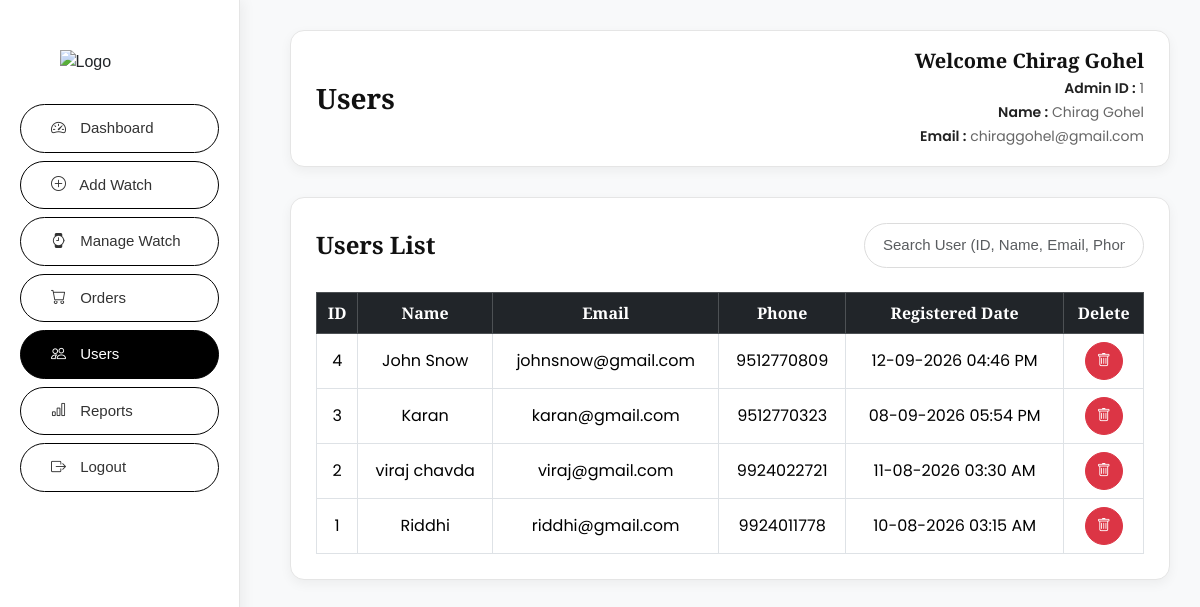
Page /admin/users.php (signed in) on the committed database.
### tables this page shows
CREATE TABLE `users` (
  `id` int NOT NULL,
  `name` varchar(100) NOT NULL,
  `email` varchar(150) NOT NULL,
  `phone` varchar(10) NOT NULL,
  `password` varchar(255) NOT NULL,
  `created_at` timestamp NULL DEFAULT CURRENT_TIMESTAMP
);

### admin/users.php (the view, shortened to what this page needs)
<?php
    include("../assets/includes/db.php");
    $search = isset($_GET['search']) ? trim($_GET['search']) : '';
    $sql = "SELECT * FROM users WHERE 1=1";
    $sql .= " ORDER BY id DESC";
    $select_users = mysqli_query($conn, $sql);
        ?>
<!DOCTYPE html>
<html lang="en">
<head>
    <link href="https://cdn.jsdelivr.net/npm/bootstrap@5.3.3/dist/css/bootstrap.min.css" rel="stylesheet">
    <link href="https://cdn.jsdelivr.net/npm/bootstrap-icons@1.11.3/font/bootstrap-icons.css" rel="stylesheet">
    <link rel="stylesheet" href="https://cdnjs.cloudflare.com/ajax/libs/font-awesome/6.5.0/css/all.min.css">
</head>
<body>
    <div class="sidebar">
        <img src="../assets/Images/Logo.png" alt="Logo"/>
        <a href="dashboard.php">
            <i class="bi bi-speedometer2"></i> Dashboard
        </a>
        <a href="add-watch.php"> <i class="bi bi-plus-circle"></i> Add Watch </a>
        <a href="manage-watch.php"> <i class="bi bi-watch"></i> Manage Watch </a>
        <a href="orders.php"> <i class="bi bi-cart"></i> Orders </a>
        <a href="users.php" class="active"> <i class="bi bi-people"></i> Users </a>
        <a href="reports.php"> <i class="bi bi-bar-chart"></i> Reports </a>
        <a href="../logout.php"> <i class="bi bi-box-arrow-right"></i> Logout </a>
    </div>
    <div class="main-content">
        <div class="top-navbar d-flex justify-content-between align-items-center">
            <h3>Users</h3>
            <div class="admin-info text-end">
                <h5 class="mb-1">Welcome <?php echo isset($_SESSION['name']) ? $_SESSION['name'] : ''; ?></h5>
                <p class="mb-0">
                    <strong>Admin ID :</strong>
                    <?php echo isset($_SESSION['admin_id']) ? $_SESSION['admin_id'] : ''; ?>
                </p>
                <p class="mb-0">
                    <strong>Name :</strong>
                    <?php echo isset($_SESSION['name']) ? $_SESSION['name'] : ''; ?>
                </p>
                <p class="mb-0">
                    <strong>Email :</strong>
                    <?php echo isset($_SESSION['email']) ? $_SESSION['email'] : ''; ?>
                </p>
            </div>
        </div>
        <div class="table-box">
            <div class="d-flex justify-content-between align-items-center mb-4">
                <h4 class="mb-0">Users List</h4>
                <div class="search-box">
                    <input type="text"
                           id="userSearchInput"
                           class="form-control"
                           placeholder="Search User (ID, Name, Email, Phone)"
                           value="<?php echo htmlspecialchars($search); ?>"
                           autocomplete="off">
                </div>
            </div>
            <div class="table-responsive">
                <table class="table table-bordered table-hover align-middle text-center">
                    <thead class="table-dark">
                        <tr>
                            <th>ID</th>
                            <th>Name</th>
                            <th>Email</th>
                            <th>Phone</th>
                            <th>Registered Date</th>
                            <th>Delete</th>
                        </tr>
                    </thead>
                    <tbody id="usersTableBody">
                        <?php
                        if($select_users && mysqli_num_rows($select_users) > 0) {
                            while($row = mysqli_fetch_assoc($select_users)) {
                                $formatted_date = date('d-m-Y h:i A', strtotime($row['created_at']));
                        ?>
                        <tr>
                            <td><?php echo $row['id']; ?></td>
                            <td><?php echo htmlspecialchars($row['name']); ?></td>
                            <td><?php echo htmlspecialchars($row['email']); ?></td>
                            <td><?php echo htmlspecialchars($row['phone']); ?></td>
                            <td><?php echo $formatted_date; ?></td>
                            <td align="center">
                                <a href="users.php?delete_id=<?php echo $row['id']; ?>"
                                   class="btn btn-danger btn-sm"
                                   onclick="return confirm('Are you sure you want to delete this user?');">
                                    <i class="bi bi-trash"></i>
                                </a>
                            </td>
                        </tr>
                        <?php
                            }
                        } else {
                        ?>
                        <tr>
                            <td colspan="6" class="text-center">No Users Found</td>
                        </tr>
                        <?php } ?>
                    </tbody>
                </table>
            </div>
        </div>
    </div>
</body>
</html>

### admin/users.php (style rules this page uses)
html { overflow-y: scroll; }
body { background: #f8f9fa; font-family: Arial, sans-serif; }
.sidebar { position: fixed; top: 0; left: 0; width: 240px; height: 100vh; background: #fff; border-right: 1px solid #e5e5e5; padding: 20px; box-shadow: 4px 0 12px rgba(0,0,0,.05); }
.sidebar img { width: 120px; display: block; margin: 30px auto 30px; }
.sidebar a { display: block; color: #333; text-decoration: none; padding: 12px 30px; border: 1px solid #000; border-radius: 30px; margin-bottom: 8px; font-size: 15px; }
.sidebar a i { margin-right: 10px; }
.sidebar a:hover, .sidebar a.active { background: #000; color: #fff; }
.main-content { margin-left: 260px; padding: 30px; }
.top-navbar { background: #fff; padding: 18px 25px; border-radius: 14px; border: 1px solid #e5e5e5; box-shadow: 0 4px 12px rgba(0,0,0,.05); margin-bottom: 30px; }
.top-navbar h3 { margin: 0; color: #111; font-family: "Cinzel", serif; font-weight: 700; }
.admin-info { text-align: right; }
.admin-info h5 { margin: 0 0 8px; color: #111; font-family: "Cinzel", serif; font-size: 20px; font-weight: 600; }
.admin-info p { margin: 0; font-size: 14px; color: #666; line-height: 1.7; font-family: "Poppins", sans-serif; }
.admin-info p strong { color: #222; font-weight: 600; }
.table-box { background: #fff; padding: 25px; border: 1px solid #e5e5e5; border-radius: 14px; box-shadow: 0 4px 12px rgba(0,0,0,.05); }
.table-box h4 { font-family: "Cinzel", serif; font-weight: 700; color: #111; }
.search-box { width: 280px; }
.search-box input { border: 1px solid #dcdcdc; border-radius: 30px; padding: 10px 18px; box-shadow: none; font-size: 15px; }
.table { margin-bottom: 0; }
.table th { font-family: "Cinzel", serif; vertical-align: middle; }
.table td { vertical-align: middle; font-family: "Poppins", sans-serif; }
.btn-danger { width: 38px; height: 38px; border-radius: 50%; display: flex; align-items: center; justify-content: center; transition: .3s; }

### rows in the picture
users: id "4", name "John Snow", email "johnsnow@gmail.com", phone "9512770809", created_at "12-09-2026 04:46 PM"
users: id "3", name "Karan", email "karan@gmail.com", phone "9512770323", created_at "08-09-2026 05:54 PM"
users: id "2", name "viraj chavda", email "viraj@gmail.com", phone "9924022721", created_at "11-08-2026 03:30 AM"
users: id "1", name "Riddhi", email "riddhi@gmail.com", phone "9924011778", created_at "10-08-2026 03:15 AM"

### other values in the picture
$_SESSION['name'] "Chirag Gohel"
$_SESSION['admin_id'] "1"
$_SESSION['email'] "chiraggohel@gmail.com"
